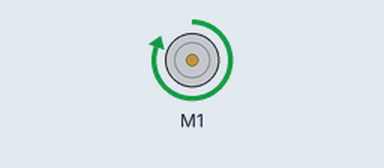
A sketch run on a simulated Arduino Uno, built with avr-gcc and run on an emulated ATmega328P. Parts: DC motor (green arrow = forward, orange = backward, longer = faster).

Above: at 2.5 s.
At 5.5 s:
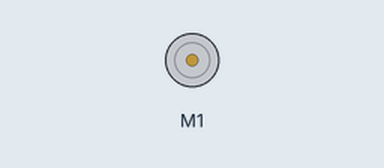
At 8.5 s:
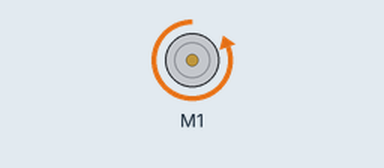
Timing chart, 0 to 14.3 s (numbered marks = the images above):
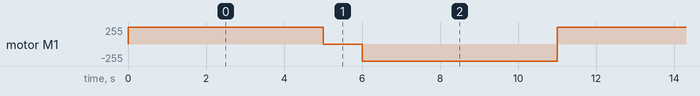

The sketch:

MOTOR.ino
```cpp
#include<AFMotor.h>
AF_DCMotor motor1(1);

void setup()
{
  motor1.setSpeed(255);
}

void loop()
{
  motor1.run(FORWARD);
  delay(5000);
  motor1.run(RELEASE);
  delay(1000);
  motor1.run(BACKWARD);
  delay(5000);
}
```

Measured:
- by itself, motor M1: repeats every 11.0 s: stopped 1.0 s, backward 255/255 5.0 s, forward 255/255 5.0 s
